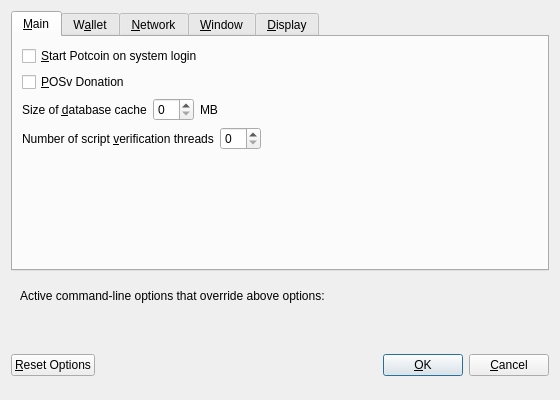
<?xml version="1.0" encoding="UTF-8"?>
<ui version="4.0">
 <class>OptionsDialog</class>
 <widget class="QDialog" name="OptionsDialog">
  <property name="geometry">
   <rect>
    <x>0</x>
    <y>0</y>
    <width>560</width>
    <height>400</height>
   </rect>
  </property>
  <property name="windowTitle">
   <string>Options</string>
  </property>
  <property name="modal">
   <bool>true</bool>
  </property>
  <layout class="QVBoxLayout" name="verticalLayout">
   <item>
    <widget class="QTabWidget" name="tabWidget">
     <property name="currentIndex">
      <number>0</number>
     </property>
     <widget class="QWidget" name="tabMain">
      <attribute name="title">
       <string>&amp;Main</string>
      </attribute>
      <layout class="QVBoxLayout" name="verticalLayout_Main">
       <item>
        <widget class="QCheckBox" name="bitcoinAtStartup">
         <property name="toolTip">
          <string>Automatically start Potcoin after logging in to the system.</string>
         </property>
         <property name="text">
          <string>&amp;Start Potcoin on system login</string>
         </property>
        </widget>
       </item>
       <item>
        <widget class="QCheckBox" name="donateToFoundation">
         <property name="toolTip">
          <string>Send donation from POSv rewards to foundation.</string>
         </property>
         <property name="text">
          <string>&amp;POSv Donation</string>
         </property>
        </widget>
       </item>
       <item>
        <layout class="QHBoxLayout" name="horizontalLayout_2_Main">
         <item>
          <widget class="QLabel" name="databaseCacheLabel">
           <property name="text">
            <string>Size of &amp;database cache</string>
           </property>
           <property name="textFormat">
            <enum>Qt::PlainText</enum>
           </property>
           <property name="buddy">
            <cstring>databaseCache</cstring>
           </property>
          </widget>
         </item>
         <item>
          <widget class="QSpinBox" name="databaseCache"/>
         </item>
         <item>
          <widget class="QLabel" name="databaseCacheUnitLabel">
           <property name="text">
            <string>MB</string>
           </property>
           <property name="textFormat">
            <enum>Qt::PlainText</enum>
           </property>
          </widget>
         </item>
         <item>
          <spacer name="horizontalSpacer_2_Main">
           <property name="orientation">
            <enum>Qt::Horizontal</enum>
           </property>
           <property name="sizeHint" stdset="0">
            <size>
             <width>40</width>
             <height>20</height>
            </size>
           </property>
          </spacer>
         </item>
        </layout>
       </item>
       <item>
        <layout class="QHBoxLayout" name="horizontalLayout_3_Main">
         <item>
          <widget class="QLabel" name="threadsScriptVerifLabel">
           <property name="text">
            <string>Number of script &amp;verification threads</string>
           </property>
           <property name="textFormat">
            <enum>Qt::PlainText</enum>
           </property>
           <property name="buddy">
            <cstring>threadsScriptVerif</cstring>
           </property>
          </widget>
         </item>
         <item>
          <widget class="QSpinBox" name="threadsScriptVerif">
           <property name="toolTip">
            <string>(0 = auto, &lt;0 = leave that many cores free)</string>
           </property>
          </widget>
         </item>
         <item>
          <spacer name="horizontalSpacer_3_Main">
           <property name="orientation">
            <enum>Qt::Horizontal</enum>
           </property>
           <property name="sizeHint" stdset="0">
            <size>
             <width>40</width>
             <height>20</height>
            </size>
           </property>
          </spacer>
         </item>
        </layout>
       </item>
       <item>
        <spacer name="verticalSpacer_Main">
         <property name="orientation">
          <enum>Qt::Vertical</enum>
         </property>
         <property name="sizeHint" stdset="0">
          <size>
           <width>20</width>
           <height>40</height>
          </size>
         </property>
        </spacer>
       </item>
      </layout>
     </widget>
     <widget class="QWidget" name="tabWallet">
      <attribute name="title">
       <string>W&amp;allet</string>
      </attribute>
      <layout class="QVBoxLayout" name="verticalLayout_Wallet">
       <item>
        <widget class="QLabel" name="transactionFeeInfoLabel">
         <property name="text">
          <string>Optional transaction fee per kB that helps make sure your transactions are processed quickly. Most transactions are 1 kB.</string>
         </property>
         <property name="textFormat">
          <enum>Qt::PlainText</enum>
         </property>
         <property name="wordWrap">
          <bool>true</bool>
         </property>
        </widget>
       </item>
       <item>
        <layout class="QHBoxLayout" name="horizontalLayout_1_Wallet">
         <item>
          <widget class="QLabel" name="transactionFeeLabel">
           <property name="text">
            <string>Pay transaction &amp;fee</string>
           </property>
           <property name="textFormat">
            <enum>Qt::PlainText</enum>
           </property>
           <property name="buddy">
            <cstring>transactionFee</cstring>
           </property>
          </widget>
         </item>
         <item>
          <widget class="BitcoinAmountField" name="transactionFee"/>
         </item>
         <item>
          <spacer name="horizontalSpacer_1_Wallet">
           <property name="orientation">
            <enum>Qt::Horizontal</enum>
           </property>
           <property name="sizeHint" stdset="0">
            <size>
             <width>40</width>
             <height>20</height>
            </size>
           </property>
          </spacer>
         </item>
        </layout>
       </item>
       <item>
        <spacer name="verticalSpacer_Wallet">
         <property name="orientation">
          <enum>Qt::Vertical</enum>
         </property>
         <property name="sizeHint" stdset="0">
          <size>
           <width>20</width>
           <height>40</height>
          </size>
         </property>
        </spacer>
       </item>
       <item>
        <widget class="QGroupBox" name="groupBox">
         <property name="title">
          <string>Expert</string>
         </property>
         <layout class="QVBoxLayout" name="verticalLayout_2">
          <item>
           <widget class="QCheckBox" name="coinControlFeatures">
            <property name="toolTip">
             <string>Whether to show coin control features or not.</string>
            </property>
            <property name="text">
             <string>Enable coin &amp;control features</string>
            </property>
           </widget>
          </item>
          <item>
           <widget class="QCheckBox" name="spendZeroConfChange">
            <property name="toolTip">
             <string>If you disable the spending of unconfirmed change, the change from a transaction cannot be used until that transaction has at least one confirmation. This also affects how your balance is computed.</string>
            </property>
            <property name="text">
             <string>&amp;Spend unconfirmed change</string>
            </property>
           </widget>
          </item>
         </layout>
        </widget>
       </item>
      </layout>
     </widget>
     <widget class="QWidget" name="tabNetwork">
      <attribute name="title">
       <string>&amp;Network</string>
      </attribute>
      <layout class="QVBoxLayout" name="verticalLayout_Network">
       <item>
        <widget class="QCheckBox" name="mapPortUpnp">
         <property name="toolTip">
          <string>Automatically open the Potcoin client port on the router. This only works when your router supports UPnP and it is enabled.</string>
         </property>
         <property name="text">
          <string>Map port using &amp;UPnP</string>
         </property>
        </widget>
       </item>
       <item>
        <widget class="QCheckBox" name="connectSocks">
         <property name="toolTip">
          <string>Connect to the Potcoin network through a SOCKS proxy.</string>
         </property>
         <property name="text">
          <string>&amp;Connect through SOCKS proxy (default proxy):</string>
         </property>
        </widget>
       </item>
       <item>
        <layout class="QHBoxLayout" name="horizontalLayout_1_Network">
         <item>
          <widget class="QLabel" name="proxyIpLabel">
           <property name="text">
            <string>Proxy &amp;IP:</string>
           </property>
           <property name="textFormat">
            <enum>Qt::PlainText</enum>
           </property>
           <property name="buddy">
            <cstring>proxyIp</cstring>
           </property>
          </widget>
         </item>
         <item>
          <widget class="QValidatedLineEdit" name="proxyIp">
           <property name="minimumSize">
            <size>
             <width>140</width>
             <height>0</height>
            </size>
           </property>
           <property name="maximumSize">
            <size>
             <width>140</width>
             <height>16777215</height>
            </size>
           </property>
           <property name="toolTip">
            <string>IP address of the proxy (e.g. IPv4: 127.0.0.1 / IPv6: ::1)</string>
           </property>
          </widget>
         </item>
         <item>
          <widget class="QLabel" name="proxyPortLabel">
           <property name="text">
            <string>&amp;Port:</string>
           </property>
           <property name="textFormat">
            <enum>Qt::PlainText</enum>
           </property>
           <property name="buddy">
            <cstring>proxyPort</cstring>
           </property>
          </widget>
         </item>
         <item>
          <widget class="QLineEdit" name="proxyPort">
           <property name="minimumSize">
            <size>
             <width>55</width>
             <height>0</height>
            </size>
           </property>
           <property name="maximumSize">
            <size>
             <width>55</width>
             <height>16777215</height>
            </size>
           </property>
           <property name="toolTip">
            <string>Port of the proxy (e.g. 9050)</string>
           </property>
          </widget>
         </item>
         <item>
          <widget class="QLabel" name="socksVersionLabel">
           <property name="text">
            <string>SOCKS &amp;Version:</string>
           </property>
           <property name="textFormat">
            <enum>Qt::PlainText</enum>
           </property>
           <property name="buddy">
            <cstring>socksVersion</cstring>
           </property>
          </widget>
         </item>
         <item>
          <widget class="QValueComboBox" name="socksVersion">
           <property name="toolTip">
            <string>SOCKS version of the proxy (e.g. 5)</string>
           </property>
          </widget>
         </item>
         <item>
          <spacer name="horizontalSpacer_1_Network">
           <property name="orientation">
            <enum>Qt::Horizontal</enum>
           </property>
           <property name="sizeHint" stdset="0">
            <size>
             <width>40</width>
             <height>20</height>
            </size>
           </property>
          </spacer>
         </item>
        </layout>
       </item>
       <item>
        <spacer name="verticalSpacer_Network">
         <property name="orientation">
          <enum>Qt::Vertical</enum>
         </property>
         <property name="sizeHint" stdset="0">
          <size>
           <width>20</width>
           <height>40</height>
          </size>
         </property>
        </spacer>
       </item>
      </layout>
     </widget>
     <widget class="QWidget" name="tabWindow">
      <attribute name="title">
       <string>&amp;Window</string>
      </attribute>
      <layout class="QVBoxLayout" name="verticalLayout_Window">
       <item>
        <widget class="QCheckBox" name="minimizeToTray">
         <property name="toolTip">
          <string>Show only a tray icon after minimizing the window.</string>
         </property>
         <property name="text">
          <string>&amp;Minimize to the tray instead of the taskbar</string>
         </property>
        </widget>
       </item>
       <item>
        <widget class="QCheckBox" name="minimizeOnClose">
         <property name="toolTip">
          <string>Minimize instead of exit the application when the window is closed. When this option is enabled, the application will be closed only after selecting Quit in the menu.</string>
         </property>
         <property name="text">
          <string>M&amp;inimize on close</string>
         </property>
        </widget>
       </item>
       <item>
        <spacer name="verticalSpacer_Window">
         <property name="orientation">
          <enum>Qt::Vertical</enum>
         </property>
         <property name="sizeHint" stdset="0">
          <size>
           <width>20</width>
           <height>40</height>
          </size>
         </property>
        </spacer>
       </item>
      </layout>
     </widget>
     <widget class="QWidget" name="tabDisplay">
      <attribute name="title">
       <string>&amp;Display</string>
      </attribute>
      <layout class="QVBoxLayout" name="verticalLayout_Display">
       <item>
        <layout class="QHBoxLayout" name="horizontalLayout_1_Display">
         <item>
          <widget class="QLabel" name="langLabel">
           <property name="text">
            <string>User Interface &amp;language:</string>
           </property>
           <property name="textFormat">
            <enum>Qt::PlainText</enum>
           </property>
           <property name="buddy">
            <cstring>lang</cstring>
           </property>
          </widget>
         </item>
         <item>
          <widget class="QValueComboBox" name="lang">
           <property name="toolTip">
            <string>The user interface language can be set here. This setting will take effect after restarting Potcoin.</string>
           </property>
          </widget>
         </item>
        </layout>
       </item>
       <item>
        <layout class="QHBoxLayout" name="horizontalLayout_2_Display">
         <item>
          <widget class="QLabel" name="unitLabel">
           <property name="text">
            <string>&amp;Unit to show amounts in:</string>
           </property>
           <property name="textFormat">
            <enum>Qt::PlainText</enum>
           </property>
           <property name="buddy">
            <cstring>unit</cstring>
           </property>
          </widget>
         </item>
         <item>
          <widget class="QValueComboBox" name="unit">
           <property name="toolTip">
            <string>Choose the default subdivision unit to show in the interface and when sending coins.</string>
           </property>
          </widget>
         </item>
        </layout>
       </item>
       <item>
        <widget class="QCheckBox" name="displayAddresses">
         <property name="toolTip">
          <string>Whether to show Potcoin addresses in the transaction list or not.</string>
         </property>
         <property name="text">
          <string>&amp;Display addresses in transaction list</string>
         </property>
        </widget>
       </item>
       <item>
        <layout class="QHBoxLayout" name="horizontalLayout_3_Display">
         <item>
          <widget class="QLabel" name="thirdPartyTxUrlsLabel">
           <property name="toolTip">
            <string>Third party URLs (e.g. a block explorer) that appear in the transactions tab as context menu items. %s in the URL is replaced by transaction hash. Multiple URLs are separated by vertical bar |.</string>
           </property>
           <property name="text">
            <string>Third party transaction URLs</string>
           </property>
           <property name="buddy">
            <cstring>thirdPartyTxUrls</cstring>
           </property>
          </widget>
         </item>
         <item>
          <widget class="QLineEdit" name="thirdPartyTxUrls">
           <property name="toolTip">
            <string>Third party URLs (e.g. a block explorer) that appear in the transactions tab as context menu items. %s in the URL is replaced by transaction hash. Multiple URLs are separated by vertical bar |.</string>
           </property>
          </widget>
         </item>
        </layout>
       </item>
       <item>
        <spacer name="verticalSpacer_Display">
         <property name="orientation">
          <enum>Qt::Vertical</enum>
         </property>
         <property name="sizeHint" stdset="0">
          <size>
           <width>20</width>
           <height>40</height>
          </size>
         </property>
        </spacer>
       </item>
      </layout>
     </widget>
    </widget>
   </item>
   <item>
    <widget class="QFrame" name="frame">
     <layout class="QVBoxLayout" name="verticalLayout_Bottom">
      <item>
       <layout class="QHBoxLayout" name="horizontalLayout_Bottom">
        <item>
         <widget class="QLabel" name="overriddenByCommandLineInfoLabel">
          <property name="text">
           <string>Active command-line options that override above options:</string>
          </property>
          <property name="textFormat">
           <enum>Qt::PlainText</enum>
          </property>
         </widget>
        </item>
        <item>
         <spacer name="horizontalSpacer_Bottom">
          <property name="orientation">
           <enum>Qt::Horizontal</enum>
          </property>
          <property name="sizeHint" stdset="0">
           <size>
            <width>40</width>
            <height>20</height>
           </size>
          </property>
         </spacer>
        </item>
       </layout>
      </item>
      <item>
       <widget class="QLabel" name="overriddenByCommandLineLabel">
        <property name="text">
         <string/>
        </property>
        <property name="textFormat">
         <enum>Qt::PlainText</enum>
        </property>
        <property name="wordWrap">
         <bool>true</bool>
        </property>
       </widget>
      </item>
     </layout>
    </widget>
   </item>
   <item>
    <layout class="QHBoxLayout" name="horizontalLayout_Buttons">
     <item>
      <widget class="QPushButton" name="resetButton">
       <property name="toolTip">
        <string>Reset all client options to default.</string>
       </property>
       <property name="text">
        <string>&amp;Reset Options</string>
       </property>
       <property name="autoDefault">
        <bool>false</bool>
       </property>
      </widget>
     </item>
     <item>
      <spacer name="horizontalSpacer_1">
       <property name="orientation">
        <enum>Qt::Horizontal</enum>
       </property>
       <property name="sizeHint" stdset="0">
        <size>
         <width>40</width>
         <height>48</height>
        </size>
       </property>
      </spacer>
     </item>
     <item>
      <widget class="QLabel" name="statusLabel">
       <property name="minimumSize">
        <size>
         <width>200</width>
         <height>0</height>
        </size>
       </property>
       <property name="font">
        <font>
         <weight>75</weight>
         <bold>true</bold>
        </font>
       </property>
       <property name="text">
        <string/>
       </property>
       <property name="textFormat">
        <enum>Qt::PlainText</enum>
       </property>
       <property name="wordWrap">
        <bool>true</bool>
       </property>
      </widget>
     </item>
     <item>
      <spacer name="horizontalSpacer_2">
       <property name="orientation">
        <enum>Qt::Horizontal</enum>
       </property>
       <property name="sizeHint" stdset="0">
        <size>
         <width>40</width>
         <height>48</height>
        </size>
       </property>
      </spacer>
     </item>
     <item>
      <widget class="QPushButton" name="okButton">
       <property name="text">
        <string>&amp;OK</string>
       </property>
      </widget>
     </item>
     <item>
      <widget class="QPushButton" name="cancelButton">
       <property name="text">
        <string>&amp;Cancel</string>
       </property>
       <property name="autoDefault">
        <bool>false</bool>
       </property>
      </widget>
     </item>
    </layout>
   </item>
  </layout>
 </widget>
 <customwidgets>
  <customwidget>
   <class>BitcoinAmountField</class>
   <extends>QLineEdit</extends>
   <header>bitcoinamountfield.h</header>
   <container>1</container>
  </customwidget>
  <customwidget>
   <class>QValidatedLineEdit</class>
   <extends>QLineEdit</extends>
   <header>qvalidatedlineedit.h</header>
  </customwidget>
  <customwidget>
   <class>QValueComboBox</class>
   <extends>QComboBox</extends>
   <header>qvaluecombobox.h</header>
  </customwidget>
 </customwidgets>
 <resources/>
 <connections/>
</ui>
